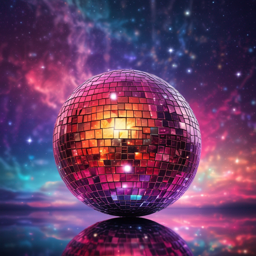
#> input picture 01_Basic_Package/project/assets/image1.png, 256 x 256 px
$ python 17_modify_image.py
#> lines starting #> are read from the running program, lines starting #| are printed output that depends on the picture
from PIL import Image

# 이미지 로드
image = Image.open('./assets/image1.png')
#> image is the input picture: PIL image 256x256 RGB; mean R, G, B 103, 60.8, 100.8

# 이미지 크기 조정
resized_image = image.resize((200, 200))
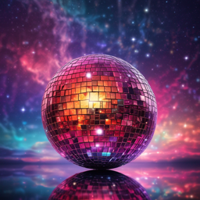
#> resized_image: PIL image 200x200 RGB; mean R, G, B 103, 60.8, 100.8
resized_image.save('./assets/resized_image.png')

# 이미지 자르기
cropped_image = image.crop((100, 100, 400, 400))
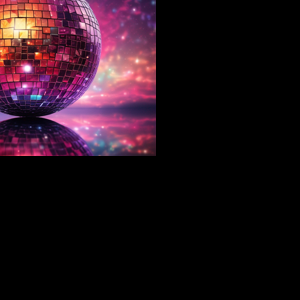
#> cropped_image: PIL image 300x300 RGB; mean R, G, B 36.4, 18, 26.8
cropped_image.save('./assets/cropped_image.png')

# 이미지 회전
rotated_image = image.rotate(45)
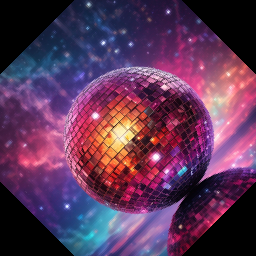
#> rotated_image: PIL image 256x256 RGB; mean R, G, B 93.1, 54, 87.6
rotated_image.save('./assets/rotated_image.png')

$ run again, with 01_Basic_Package/project/assets/image2.png copied over 01_Basic_Package/project/assets/image1.png
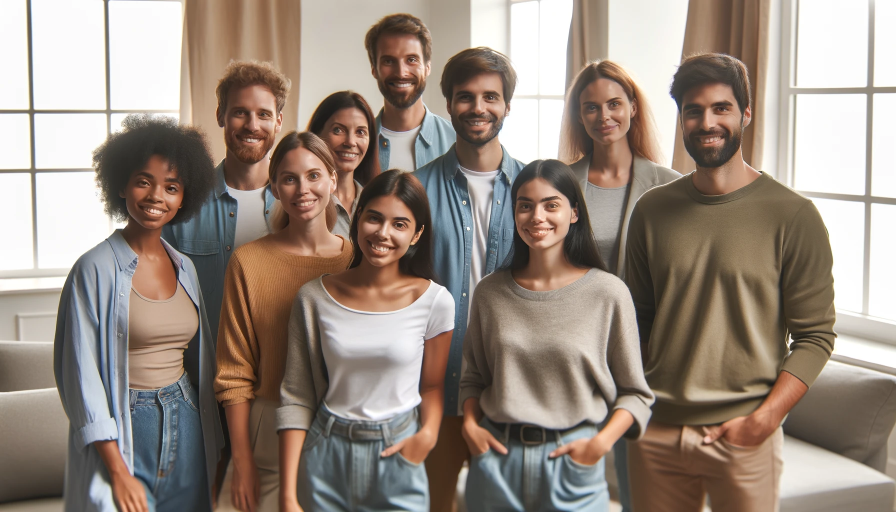
#> input picture 01_Basic_Package/project/assets/image2.png, 1792 x 1024 px (shown at 1/2 size)
#> image is the input picture: PIL image 1792x1024 RGB; mean R, G, B 152.2, 138.5, 127.9
#> `cropped_image = image.crop((100, 100, 400, 400))`:
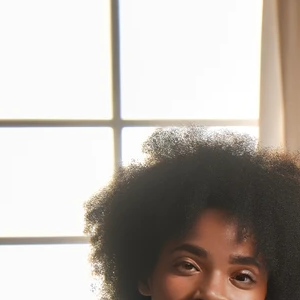
#> cropped_image: PIL image 300x300 RGB; mean R, G, B 186.3, 178.7, 172.8
#> `rotated_image = image.rotate(45)`:
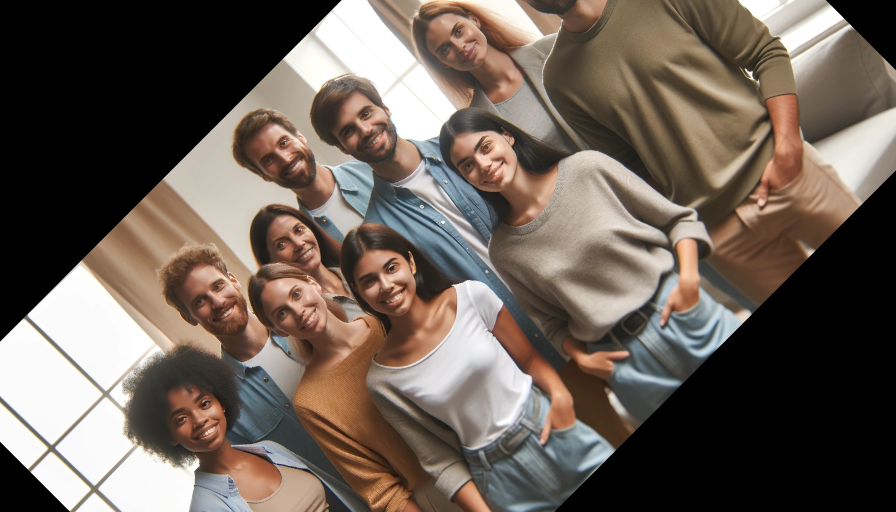
#> rotated_image: PIL image 1792x1024 RGB (shown at 1/2 size); mean R, G, B 107.3, 95.7, 86.8
